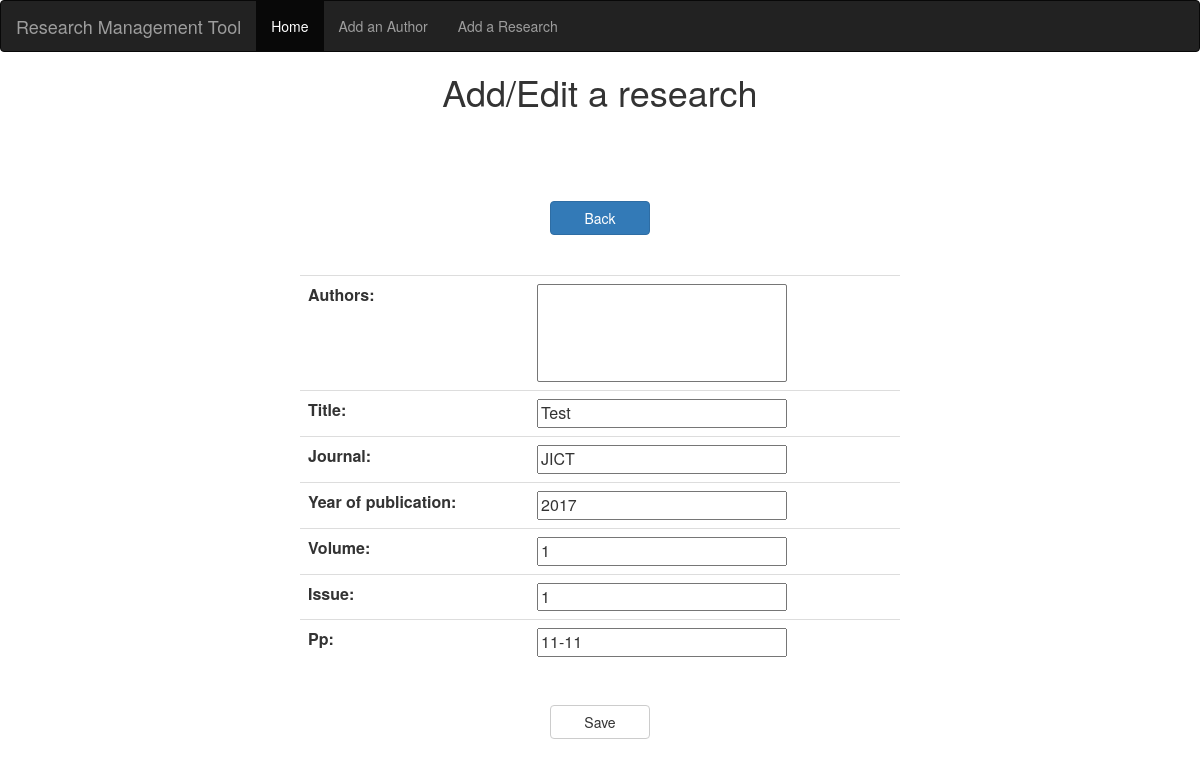
The app's page /app/edit/29, older data.
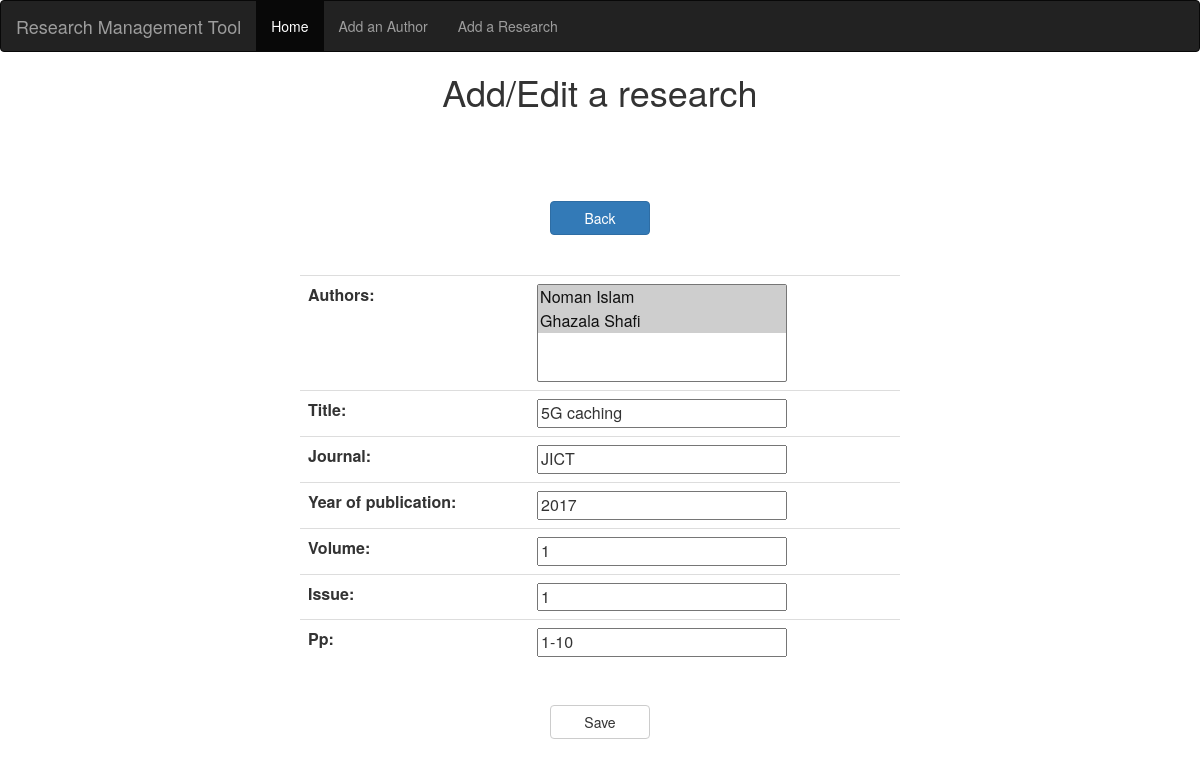
The same page, newer data.
### app/models.py (models this page shows)
class Publication(models.Model):
    authors = models.ManyToManyField(Author)
    title = models.CharField(max_length=200,default="")
    journal = models.CharField(max_length=50)
    year_of_publication = models.IntegerField(default=datetime.today().year)
    volume = models.IntegerField(default=1)
    issue = models.IntegerField(default=1)
    pp = models.CharField(max_length=15)

### app/views.py (the view)
# urls.py: path('edit/<str:p_id>', views.edit, name='edit'),
def edit(request,p_id=1):
    p = Publication.objects.get(pk=p_id)
    add = AddResearchForm(instance=p)
    return render(request, 'add_research.html', {'form':add,'id':p_id})

### app/forms.py
class AddResearchForm(forms.ModelForm):
    class Meta:
        model = Publication
        fields = '__all__'

### app/models.py (called while the page is built)
    def __str__(self) -> str:
        return self.first_name + " " + self.last_name

### app/templates/add_research.html (shortened to what this page needs)
<html>
<body>
{% load static %}
<head>
    <link rel="stylesheet" href="{%static '/app/bootstrap/css/bootstrap.css' %}">
</head>
{% include "nav.html" %}
<h1 align="center">Add/Edit a research<br><br></h1>
<br><br>
<center>
<button style="width:100px" class="btn btn-primary" onclick="window.location.href='/app/index'">Back</button>
</center>
<br><br>
<form method="post" action="/app/add">
	<table	style="width:600px" align="center" class="table">
		{{form}}
	</table>
	<br>
	<p align="center">
	<input style="width:100px" class="btn btn-default" value='Save' type="submit">
	</p>
</form>
</body>
</html>

### app/templates/nav.html
<nav class="navbar navbar-inverse">
    <div class="container-fluid">
      <div class="navbar-header">
        <a class="navbar-brand" href="/app/index">Research Management Tool</a>
      </div>
      <ul class="nav navbar-nav">
        <li class="active"><a href="/app/index">Home</a></li>
        <li><a href="/app/add_author">Add an Author</a></li>
        <li><a href="/app/add">Add a Research</a></li>
      </ul>
    </div>
  </nav>

### app/templates/add_research.html (style rules this page uses)
input, select { width: 250px; }

Row changes from the older to the newer data that the page shows:
changed Publication "JICT": title "Test" → "5G caching"; pp "11-11" → "1-10"
Text that changed along with them:
form field authors: (not shown) → "Noman Islam ☑ / Ghazala Shafi ☑"
